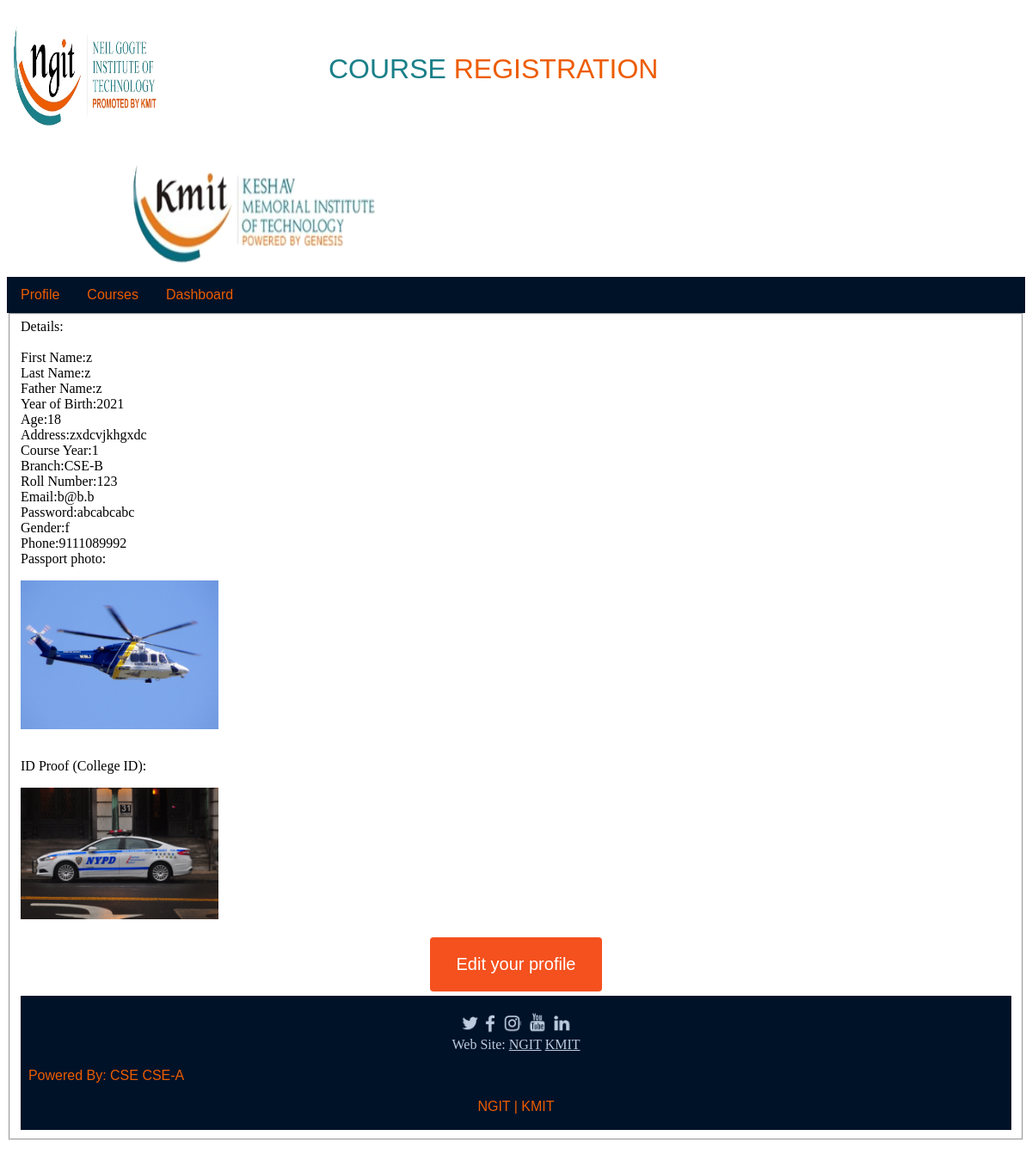
Page /project/profile.php (signed in) on the committed database.
### tables this page shows
CREATE TABLE `users` (
  `user_id` int(11) NOT NULL,
  `user_fname` varchar(255) NOT NULL,
  `user_lname` varchar(255) NOT NULL,
  `father_name` varchar(35) NOT NULL,
  `dob` year(4) NOT NULL,
  `address` text NOT NULL,
  `age` int(11) NOT NULL,
  `pin_year` int(11) NOT NULL,
  `pin_branch` varchar(255) NOT NULL,
  `pin_num` int(11) NOT NULL,
  `user_email` varchar(255) NOT NULL,
  `password` varchar(255) NOT NULL,
  `user_gender` varchar(255) NOT NULL,
  `user_phone` varchar(255) NOT NULL,
  `avatar` varchar(255) NOT NULL,
  `memo` varchar(255) NOT NULL,
  `createdBy` int(11) NOT NULL,
  `createdOn` timestamp NOT NULL DEFAULT current_timestamp()
);

### project/profile.php (the view, shortened to what this page needs)
<html>
<head>
<link rel="stylesheet" type="text/css" href="css.css">
</head>
<?php
 include("headerin.php");
?>
<body bgcolor="black">
<form method="post" action="upd.php">
<fieldset>
<?php
include("db_connect.php");
$user_id = $_SESSION["id"];
$query2 = "select * from users where user_id=".$user_id.";" ;
$result2 = mysqli_query($con,$query2);
$num_rows2 = mysqli_num_rows($result2);
if($num_rows2 >0)
{
$row2 = mysqli_fetch_assoc($result2);
echo "Details:<br><br>";
echo "First Name:".$row2["user_fname"]."  <br>";
echo "Last Name:".$row2["user_lname"]."  <br>";
echo "Father Name:".$row2["father_name"]."  <br>";
echo "Year of Birth:".$row2["dob"]."  <br>";
echo "Age:".$row2["age"]."  <br>";
echo "Address:".$row2["address"]."  <br>";
echo "Course Year:".$row2["pin_year"]."  <br>";
echo "Branch:".$row2["pin_branch"]."  <br>";
echo "Roll Number:".$row2["pin_num"]."  <br>";
echo "Email:".$row2["user_email"]."  <br>";
echo "Password:".$row2["password"]."  <br>";
echo "Gender:".$row2["user_gender"]."  <br>";
echo "Phone:".$row2["user_phone"]."  <br>";
echo"<div class=\"container\">
  Passport photo:<br><p><img src='".$row2["avatar"]."'  class=\"image\" style=\"width:20%\" height='10%'></p><br>
  ID Proof (College ID):<br><p><img src='".$row2["memo"]."'  class=\"image\" style=\"width:20%\" height='10%'></p>
</div>
";
}
echo "
	<center><button type=\"submit\" class=\"button\" style=\"align:middle\" ><span>Edit your profile</span></button></center>
	";
?>
<?php
include("footer.php");
  ?>
</fieldset>
</form>
</body>
</html>

### project/css.css (style rules this page uses)
.button { display: inline-block; border-radius: 4px; background-color: #f4511e; border: none; color: #FFFFFF; text-align: center; font-size: 20px; padding: 20px; width: 200px; transition: all 0.5s; cursor: pointer; margin: 5px; }
.button span { cursor: pointer; display: inline-block; position: relative; transition: 0.5s; }
.button span:after { content: '\00bb'; position: absolute; opacity: 0; top: 0; right: -20px; transition: 0.5s; }

### rows in the picture
users: user_fname "z", user_lname "z", father_name "z", dob "2021", age "18", address "zxdcvjkhgxdc", pin_year "1", pin_branch "CSE-B", pin_num "123", user_email "b@b.b", password "abcabcabc", user_gender "f", user_phone "9111089992", avatar (picture), memo (picture)
